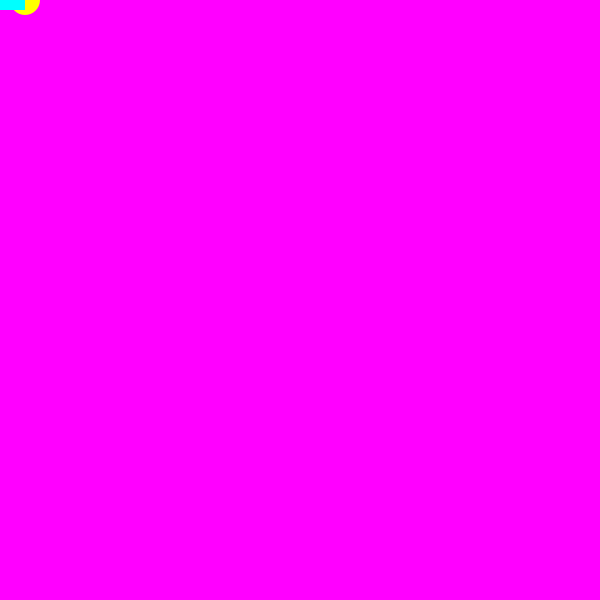
Frame 1 (no input)
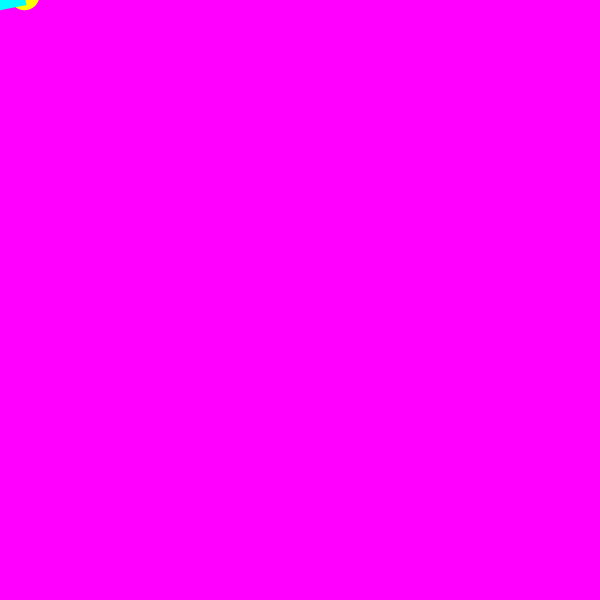
Frame 60 (the mouse pressed at the canvas centre just before this capture)
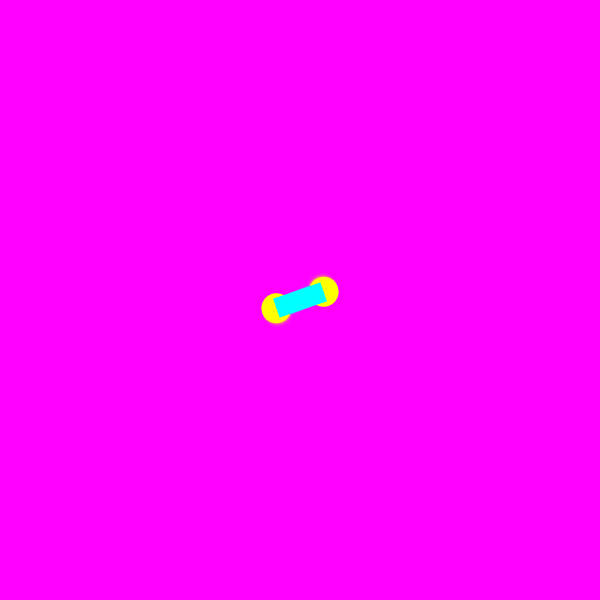
Frame 120 (the mouse held since frame 60 and released just before this capture)

The Processing sketch that drew these frames (run headless with seeded random() and noise(); from frame 60 on, the mouse is pressed at the canvas centre):

// Processing sketch: rotate
// ── rotate.pde
// rotate
float transparencia, r;

void setup() {
  size(600, 600);
  smooth();
  noStroke();
  background(255, 0, 255);
  r = 0;
  transparencia = 150;
}
void draw() {
  //un rectangulo con alpha para reemplazar el background
  fill(255, 0, 255, transparencia);
  rectMode(CORNER);
  rect(0, 0, width, height);

  //elemento
  translate(mouseX, mouseY);
  rotate(r);
  mickeyMouse();
  r += 0.05;
}


// ── mickeyMouse.pde
void mickeyMouse(){
  
  fill(255, 255, 0);
  ellipse(-25, 0, 30, 30);// la elipse está al borde derecho del rect
  ellipse(25, 0, 30, 30); // l elipse está al borde izq del rect
  
  fill(0, 255, 255);
  rectMode(CENTER);
  rect(0, 0, 50, 20);
}
